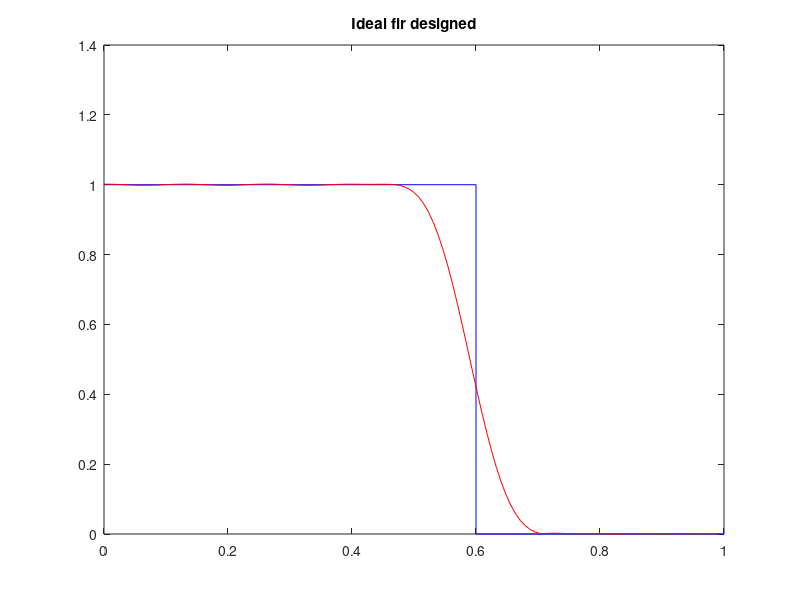

Here is the MATLAB script that generated this plot:
% fir filter designed with the same parameters as the lab example
% Lazaros Konstantinos-Panagiotis
% 01639
% Also includes plot of the low pass fir filter



f=[0 0.6 0.6 1];
m = [1 1 0 0];

h = fir2(30, f, m);
[H, w] = freqz(h, 1, 128);

plot(f, m, 'b');
hold on;
plot(w / pi, abs(H), 'r');
title('Ideal fir designed');

